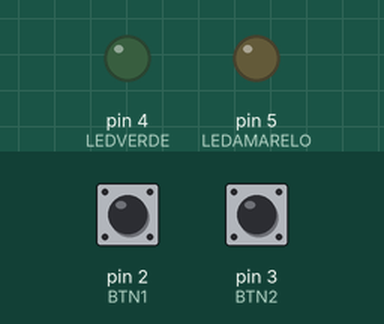
This sketch was run on a simulated Arduino Uno, built with avr-gcc and run on an emulated ATmega328P. On the bench: output pins drawn as LEDs (lit = HIGH). The inputs (shaded band) are chosen by the test bench; at power-on: pin 2 (BTN1) HIGH, pin 3 (BTN2) HIGH.

Above: at 1.2 s.
1.3 s: pin 2 (BTN1) pulled LOW for 3.2 s
At 1.9 s:
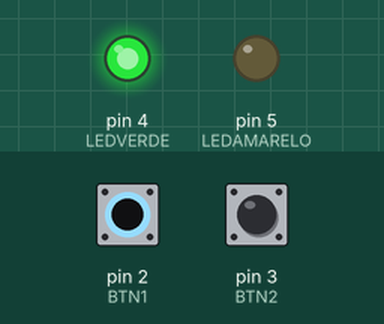
6.8 s: pin 3 (BTN2) pulled LOW for 0.15 s
At 7.3 s:
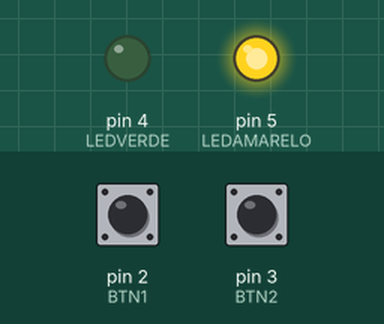
9.3 s: pin 3 (BTN2) pulled LOW for 3.2 s
At 13.8 s:
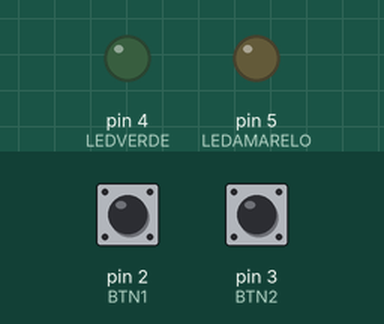
14.0 s: pin 2 (BTN1) driven LOW and pin 3 (BTN2) driven LOW
At 16.4 s:
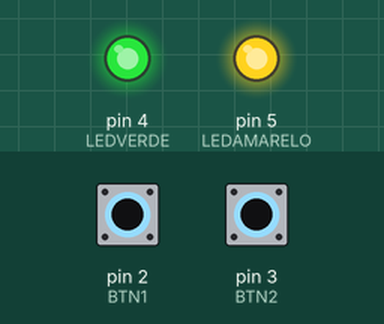
Timing chart, 0 to 18.0 s (numbered marks = the images above; inputs shaded):
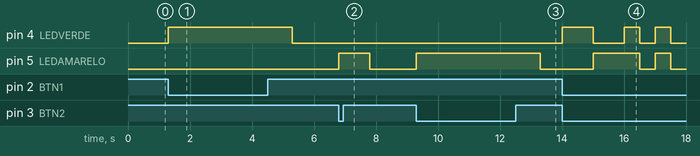

The sketch:

portao_automatico_temporizado.ino
```cpp
/**
 *---------------------------------------------------------------
 * @file    main.cpp (nome_projeto.ino)
 * @brief   Controle de dois LEDs (verde e vermelho) por meio de dois botões
 * @author  Samuel Henrique
 * @date    30/10/2026
 * @version 1.0.0
 *---------------------------------------------------------------
 * @section HARDWARE - (Informar os componentes utilizados)
 * - Microcontrolador: Arduino Uno
 * - Entradas:
 *     Botão Push-Button 1 - pino 2 (Ativo em Nível Lógico Baixo / Pull-Up Interno)
 *     Botão Push-Button 2 - pino 3 (Ativo em Nível Lógico Baixo / Pull-Up Interno)
 * - Saídas:
 *     LED Verde - pino 4 (Ativo em Nível Lógico Alto)
 *     LED Vermelho - pino 5 (Ativo em Nível Lógico Alto)
 *---------------------------------------------------------------
 * @section DESCRIPTION
 * 1. Define os pinos dos botões como entrada com pull-up interno
 *    e os pinos dos LEDs como saída (setup)
 * 2. Lê continuamente o estado dos dois botões (loop)
 * 3. Nenhum botão pressionado: acende o LED vermelho por 1 segundo
 *    e em seguida o apaga
 * 4. Botão 1 pressionado: acende o LED verde por 10 segundos e apaga
 * Mapeamento Lógico:
 * - Botão Pressionado (GND) -> Entrada LOW -> LED LIGADO (HIGH)
 * - Botão Solto (Aberto) -> Entrada HIGH -> LED DESLIGADO (LOW)
 *---------------------------------------------------------------
 */
 //Definição das constantes
#define BTN1 2
#define BTN2 3
#define LEDVERDE 4
#define LEDAMARELO 5

void setup()
{
  //Definição se será output ou input
  pinMode(BTN1, INPUT_PULLUP);
  pinMode(BTN2, INPUT_PULLUP);
  pinMode (LEDVERDE, OUTPUT);
  pinMode (LEDAMARELO, OUTPUT);
}

void loop()
{
  //Criação de duas variaveis que recebe
  //O valor eletrico dos botões
  int estado_btn1 = digitalRead(BTN1);
  int estado_btn2 = digitalRead(BTN2);

  	//Estrutura de decisão que liga o led verde,
  	//caso o botão 1 esteja sendo pressionado
  	if (estado_btn1 == 0){

    digitalWrite (LEDVERDE, HIGH);
    delay (1000);

    digitalWrite(LEDVERDE, LOW);
    }

    //Estrutura de decisão que liga o led amarelo,
  	//caso o botão 2 esteja sendo pressionado
   	if (estado_btn2 == 0){
		digitalWrite (LEDAMARELO, HIGH);
      	delay (1000);

      	digitalWrite(LEDAMARELO, LOW);
      }

  	//Erro apresentado:
  	if (estado_btn1 == 0 && estado_btn2 == 0){
      for (int i = 1; i < 6; i++){
      		digitalWrite (LEDVERDE, HIGH);
            digitalWrite (LEDAMARELO, HIGH);
            delay (500);
        	digitalWrite (LEDVERDE, LOW);
            digitalWrite (LEDAMARELO, LOW);
        	delay (500);
      	}
      }
}
```

Measured:
- after the input at 1.3 s, pin 4 (LEDVERDE): LOW → HIGH at once, → LOW 4.0 s later
- after the input at 6.8 s, pin 5 (LEDAMARELO): LOW → HIGH at once, → LOW 1.0 s later
- after the input at 9.3 s, pin 5 (LEDAMARELO): LOW → HIGH at once, → LOW 4.0 s later
- after the input at 14.0 s, pin 4 (LEDVERDE): goes HIGH 1.0 s, LOW 1.0 s, HIGH 0.50 s, LOW 0.50 s, HIGH 0.50 s, then LOW, starting at once; pin 5 (LEDAMARELO): LOW → HIGH after 1.0 s, → LOW 1.5 s later, → HIGH 0.50 s later, → LOW 0.50 s later
